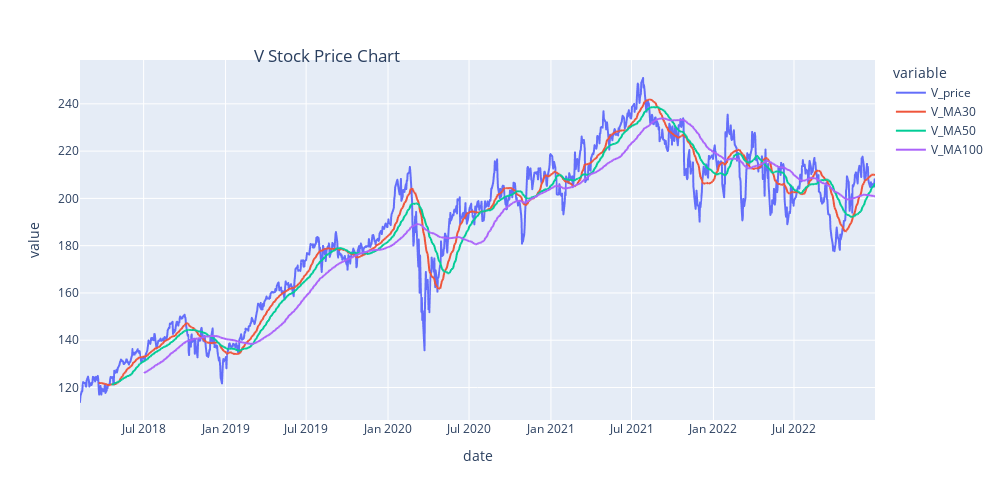

Write notebook code for a chart like this one.
### Code cell
pf.stock_price_evolution("V","2018-01-01","2022-12-31")

### Figure 1 — Plotly figure (JSON) as saved in the notebook; plotly's stock layout.template omitted (floating-point values rounded to 4 significant figures; data arrays with more than 128 entries replaced by an {"elided": "..."} marker saying what was removed)
{"data": [{"hovertemplate": "variable=V_price<br>date=%{x}<br>value=%{y}<extra></extra>", "legendgroup": "V_price", "line": {"color": "#636efa", "dash": "solid"}, "marker": {"symbol": "circle"}, "mode": "lines", "name": "V_price", "showlegend": true, "type": "scattergl", "x": {"elided": "1233 str values"}, "xaxis": "x", "y": {"elided": "1233 float values"}, "yaxis": "y"}, {"hovertemplate": "variable=V_MA30<br>date=%{x}<br>value=%{y}<extra></extra>", "legendgroup": "V_MA30", "line": {"color": "#EF553B", "dash": "solid"}, "marker": {"symbol": "circle"}, "mode": "lines", "name": "V_MA30", "showlegend": true, "type": "scattergl", "x": {"elided": "1233 str values"}, "xaxis": "x", "y": {"elided": "1233 float values"}, "yaxis": "y"}, {"hovertemplate": "variable=V_MA50<br>date=%{x}<br>value=%{y}<extra></extra>", "legendgroup": "V_MA50", "line": {"color": "#00cc96", "dash": "solid"}, "marker": {"symbol": "circle"}, "mode": "lines", "name": "V_MA50", "showlegend": true, "type": "scattergl", "x": {"elided": "1233 str values"}, "xaxis": "x", "y": {"elided": "1233 float values"}, "yaxis": "y"}, {"hovertemplate": "variable=V_MA100<br>date=%{x}<br>value=%{y}<extra></extra>", "legendgroup": "V_MA100", "line": {"color": "#ab63fa", "dash": "solid"}, "marker": {"symbol": "circle"}, "mode": "lines", "name": "V_MA100", "showlegend": true, "type": "scattergl", "x": {"elided": "1233 str values"}, "xaxis": "x", "y": {"elided": "1233 float values"}, "yaxis": "y"}], "layout": {"height": 500, "legend": {"title": {"text": "variable"}, "tracegroupgap": 0}, "margin": {"t": 60}, "title": {"text": "V Stock Price Chart", "x": 0.4, "xanchor": "right", "y": 0.9, "yanchor": "top"}, "width": 1000, "xaxis": {"anchor": "y", "domain": [0, 1], "title": {"text": "date"}}, "yaxis": {"anchor": "x", "domain": [0, 1], "title": {"text": "value"}}}}
